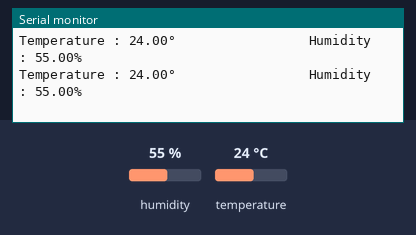
Recording of a sketch running on a simulated ESP32. On the bench: the last lines printed to the serial monitor. Inputs (shaded band) come from the test bench; at power-on: humidity 55 %, temperature 24 °C.

Above: at 2.8 s.
2.9 s: humidity set to 22 %
At 5.5 s:
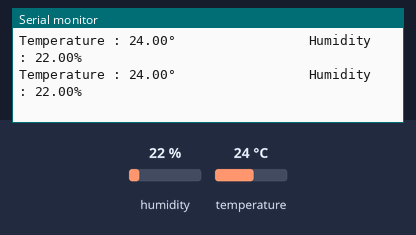
5.6 s: temperature set to 12 °C
At 6.9 s:
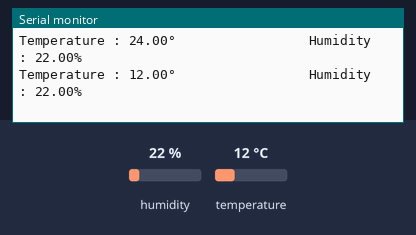
8.3 s: humidity set to 40 %
At 9.9 s:
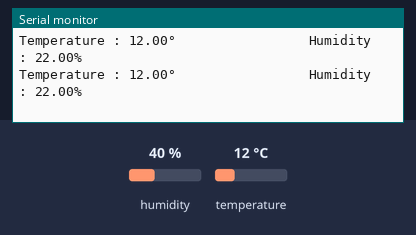
Timing chart, 0 to 11.4 s (numbered marks = the images above; inputs shaded):
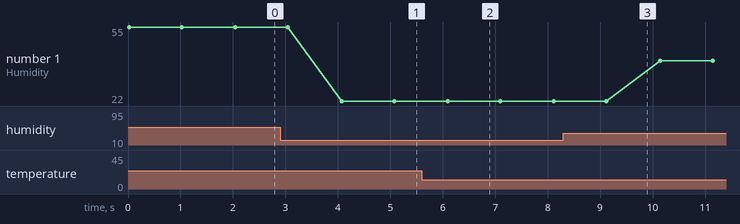

Measured:
- after the input at 2.9 s, the serial monitor: prints a new line after 1.2 s (image 1)
- after the input at 5.6 s, the serial monitor: prints a new line after 0.49 s (image 2)
- plotted number 1: 55 → 22 after the input at 2.9 s, 22 → 40 after the input at 8.3 s

The sketch:

esp32_dht11.ino
```cpp
#include <DHT.h>
#define DHT11PIN 25
DHT dht(DHT11PIN, DHT11);


void setup() {
dht.begin ();
Serial.begin (115200);
}


void loop() {
float temp = dht.readTemperature();
Serial.print ("Temperature : ");
Serial.print (temp);
Serial.print ("°");

float humi = dht.readHumidity();
Serial.print ("                 Humidity : ");
Serial.print(humi);
Serial.print ("%");
Serial.println ();
delay (1000);
}
```
